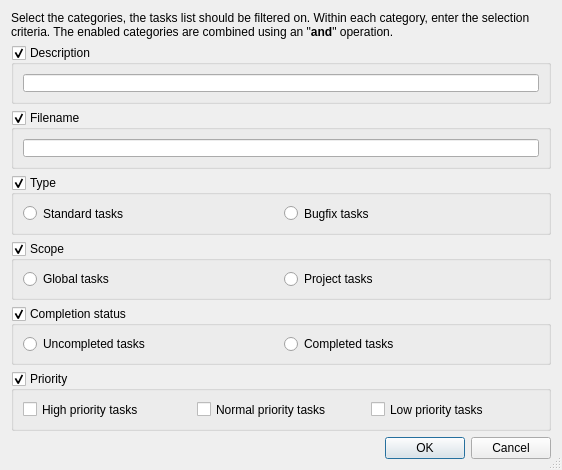
<ui version="4.0" >
 <class>TaskFilterConfigDialog</class>
 <widget class="QDialog" name="TaskFilterConfigDialog" >
  <property name="geometry" >
   <rect>
    <x>0</x>
    <y>0</y>
    <width>562</width>
    <height>470</height>
   </rect>
  </property>
  <property name="windowTitle" >
   <string>Task filter configuration</string>
  </property>
  <property name="sizeGripEnabled" >
   <bool>true</bool>
  </property>
  <layout class="QVBoxLayout" >
   <item>
    <widget class="QLabel" name="label" >
     <property name="text" >
      <string>Select the categories, the tasks list should be filtered on. Within each category, enter the selection criteria. The enabled categories are combined using an "&lt;b>and&lt;/b>" operation.</string>
     </property>
     <property name="alignment" >
      <set>Qt::AlignLeading|Qt::AlignLeft|Qt::AlignTop</set>
     </property>
     <property name="wordWrap" >
      <bool>true</bool>
     </property>
    </widget>
   </item>
   <item>
    <widget class="QGroupBox" name="descriptionGroup" >
     <property name="focusPolicy" >
      <enum>Qt::StrongFocus</enum>
     </property>
     <property name="toolTip" >
      <string>Select to filter on the task description</string>
     </property>
     <property name="title" >
      <string>Description</string>
     </property>
     <property name="checkable" >
      <bool>true</bool>
     </property>
     <layout class="QVBoxLayout" >
      <item>
       <widget class="QLineEdit" name="descriptionEdit" >
        <property name="toolTip" >
         <string>Enter the description filter as a regular expression.</string>
        </property>
       </widget>
      </item>
     </layout>
    </widget>
   </item>
   <item>
    <widget class="QGroupBox" name="filenameGroup" >
     <property name="focusPolicy" >
      <enum>Qt::StrongFocus</enum>
     </property>
     <property name="toolTip" >
      <string>Select to filter on the task filename</string>
     </property>
     <property name="title" >
      <string>Filename</string>
     </property>
     <property name="checkable" >
      <bool>true</bool>
     </property>
     <layout class="QVBoxLayout" >
      <item>
       <widget class="QLineEdit" name="filenameEdit" >
        <property name="toolTip" >
         <string>Enter the filename filter as a wildcard expression.</string>
        </property>
       </widget>
      </item>
     </layout>
    </widget>
   </item>
   <item>
    <widget class="QGroupBox" name="typeGroup" >
     <property name="focusPolicy" >
      <enum>Qt::StrongFocus</enum>
     </property>
     <property name="toolTip" >
      <string>Select to filter on the task type</string>
     </property>
     <property name="title" >
      <string>Type</string>
     </property>
     <property name="checkable" >
      <bool>true</bool>
     </property>
     <layout class="QHBoxLayout" >
      <item>
       <widget class="QRadioButton" name="standardRadioButton" >
        <property name="toolTip" >
         <string>Select to show standard tasks only</string>
        </property>
        <property name="text" >
         <string>Standard tasks</string>
        </property>
       </widget>
      </item>
      <item>
       <widget class="QRadioButton" name="bugfixRadioButton" >
        <property name="toolTip" >
         <string>Select to show bugfix tasks only</string>
        </property>
        <property name="text" >
         <string>Bugfix tasks</string>
        </property>
       </widget>
      </item>
     </layout>
    </widget>
   </item>
   <item>
    <widget class="QGroupBox" name="scopeGroup" >
     <property name="focusPolicy" >
      <enum>Qt::StrongFocus</enum>
     </property>
     <property name="toolTip" >
      <string>Select to filter on the task scope</string>
     </property>
     <property name="title" >
      <string>Scope</string>
     </property>
     <property name="checkable" >
      <bool>true</bool>
     </property>
     <layout class="QHBoxLayout" >
      <item>
       <widget class="QRadioButton" name="globalRadioButton" >
        <property name="toolTip" >
         <string>Select to show global tasks only</string>
        </property>
        <property name="text" >
         <string>Global tasks</string>
        </property>
       </widget>
      </item>
      <item>
       <widget class="QRadioButton" name="projectRadioButton" >
        <property name="toolTip" >
         <string>Select to show project tasks only</string>
        </property>
        <property name="text" >
         <string>Project tasks</string>
        </property>
       </widget>
      </item>
     </layout>
    </widget>
   </item>
   <item>
    <widget class="QGroupBox" name="statusGroup" >
     <property name="focusPolicy" >
      <enum>Qt::StrongFocus</enum>
     </property>
     <property name="toolTip" >
      <string>Select to filter on the task completion status</string>
     </property>
     <property name="title" >
      <string>Completion status</string>
     </property>
     <property name="checkable" >
      <bool>true</bool>
     </property>
     <layout class="QHBoxLayout" >
      <item>
       <widget class="QRadioButton" name="uncompletedRadioButton" >
        <property name="toolTip" >
         <string>Select to show uncompleted tasks only</string>
        </property>
        <property name="text" >
         <string>Uncompleted tasks</string>
        </property>
       </widget>
      </item>
      <item>
       <widget class="QRadioButton" name="completedRadioButton" >
        <property name="toolTip" >
         <string>Select to show completed tasks only</string>
        </property>
        <property name="text" >
         <string>Completed tasks</string>
        </property>
       </widget>
      </item>
     </layout>
    </widget>
   </item>
   <item>
    <widget class="QGroupBox" name="priorityGroup" >
     <property name="focusPolicy" >
      <enum>Qt::StrongFocus</enum>
     </property>
     <property name="toolTip" >
      <string>Select to filter on the task priority</string>
     </property>
     <property name="title" >
      <string>Priority</string>
     </property>
     <property name="checkable" >
      <bool>true</bool>
     </property>
     <layout class="QHBoxLayout" >
      <item>
       <widget class="QCheckBox" name="priorityHighCheckBox" >
        <property name="toolTip" >
         <string>Select to show high priority tasks</string>
        </property>
        <property name="text" >
         <string>High priority tasks</string>
        </property>
       </widget>
      </item>
      <item>
       <widget class="QCheckBox" name="priorityNormalCheckBox" >
        <property name="toolTip" >
         <string>Select to show normal priority tasks</string>
        </property>
        <property name="text" >
         <string>Normal priority tasks</string>
        </property>
       </widget>
      </item>
      <item>
       <widget class="QCheckBox" name="priorityLowCheckBox" >
        <property name="toolTip" >
         <string>Select to show low priority tasks</string>
        </property>
        <property name="text" >
         <string>Low priority tasks</string>
        </property>
       </widget>
      </item>
     </layout>
    </widget>
   </item>
   <item>
    <widget class="QDialogButtonBox" name="buttonBox" >
     <property name="orientation" >
      <enum>Qt::Horizontal</enum>
     </property>
     <property name="standardButtons" >
      <set>QDialogButtonBox::Cancel|QDialogButtonBox::Ok</set>
     </property>
    </widget>
   </item>
  </layout>
 </widget>
 <tabstops>
  <tabstop>descriptionGroup</tabstop>
  <tabstop>descriptionEdit</tabstop>
  <tabstop>filenameGroup</tabstop>
  <tabstop>filenameEdit</tabstop>
  <tabstop>typeGroup</tabstop>
  <tabstop>standardRadioButton</tabstop>
  <tabstop>bugfixRadioButton</tabstop>
  <tabstop>scopeGroup</tabstop>
  <tabstop>globalRadioButton</tabstop>
  <tabstop>projectRadioButton</tabstop>
  <tabstop>statusGroup</tabstop>
  <tabstop>uncompletedRadioButton</tabstop>
  <tabstop>completedRadioButton</tabstop>
  <tabstop>priorityGroup</tabstop>
  <tabstop>priorityHighCheckBox</tabstop>
  <tabstop>priorityNormalCheckBox</tabstop>
  <tabstop>priorityLowCheckBox</tabstop>
 </tabstops>
 <resources/>
 <connections>
  <connection>
   <sender>buttonBox</sender>
   <signal>accepted()</signal>
   <receiver>TaskFilterConfigDialog</receiver>
   <slot>accept()</slot>
   <hints>
    <hint type="sourcelabel" >
     <x>46</x>
     <y>425</y>
    </hint>
    <hint type="destinationlabel" >
     <x>46</x>
     <y>445</y>
    </hint>
   </hints>
  </connection>
  <connection>
   <sender>buttonBox</sender>
   <signal>rejected()</signal>
   <receiver>TaskFilterConfigDialog</receiver>
   <slot>reject()</slot>
   <hints>
    <hint type="sourcelabel" >
     <x>168</x>
     <y>432</y>
    </hint>
    <hint type="destinationlabel" >
     <x>168</x>
     <y>452</y>
    </hint>
   </hints>
  </connection>
 </connections>
</ui>
